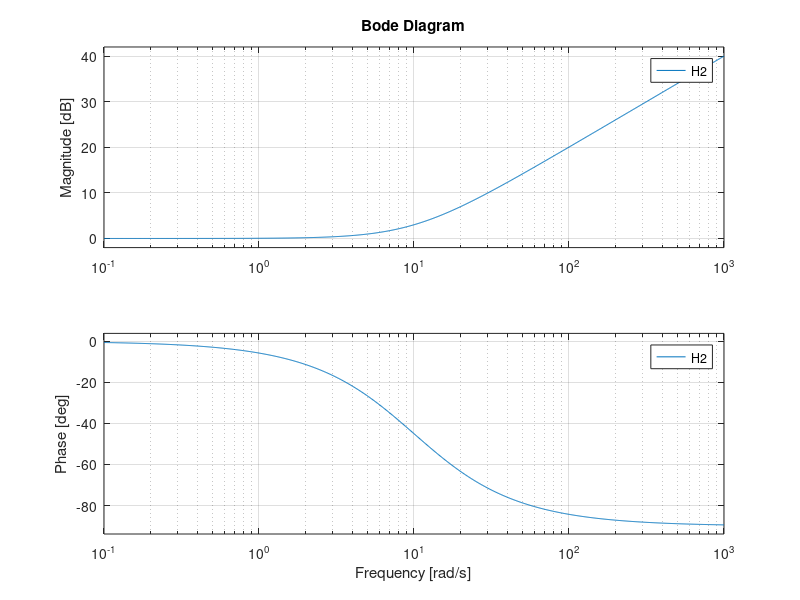

MATLAB code for this plot:
clc; clear; close all;

s = tf('s');

w0 = 10;

H1 = 1+(s/w0);
H2 = 1-(s/w0);

figure
hold on
bode(H1)
bode(H2)
